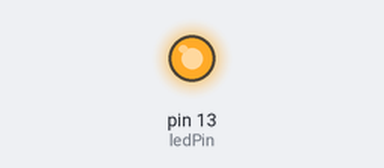
Simulated run of this sketch. Board: Arduino Uno, built with avr-gcc and run on an emulated ATmega328P. Shown: output pins drawn as LEDs (lit = HIGH).

Above: at 3.0 s.
At 7.0 s:
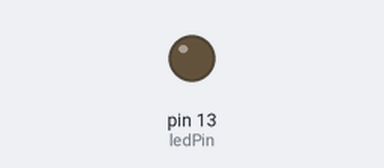
Timing chart, 0 to 10.4 s (numbered marks = the images above):
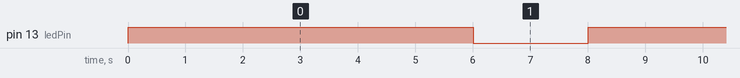

Measured:
- by itself, pin 13 (ledPin): alternates HIGH for 6.0 s and LOW for 2.0 s

The sketch:

led_blink.ino
```cpp
int ledPin = 13;

void setup() {
  // put your setup code here, to run once:
  pinMode(ledPin, OUTPUT);

}

void loop() {
  // put your main code here, to run repeatedly:
   digitalWrite(ledPin, HIGH);
  delay(6000);
  digitalWrite(ledPin, LOW);
  delay(2000);

}
```
